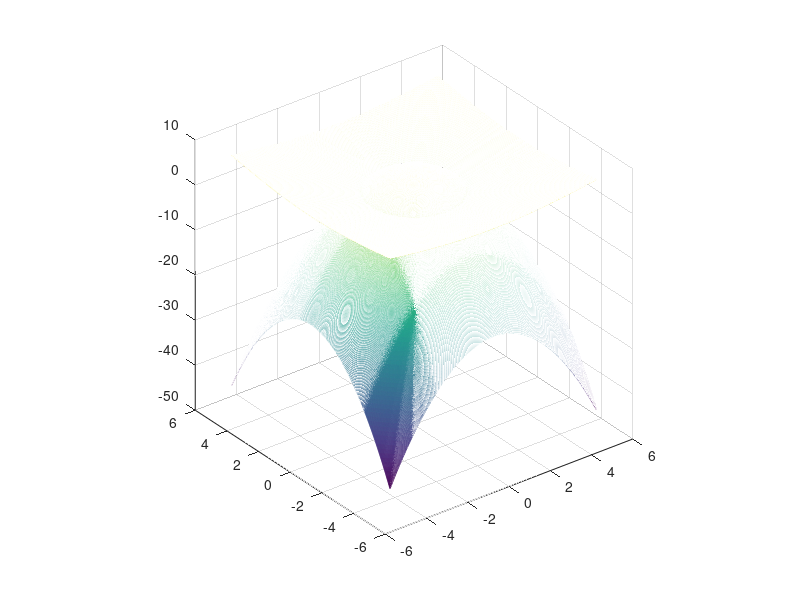

This figure's MATLAB source: (Note: this script raises an error after producing the figure.)
figure('Name', 'Bài tập 1d', 'NumberTitle', 'off')

x = -5:0.01:5;
y = -5:0.01:5;
[X, Y] = meshgrid(x, y);
Z1 = 6 - X.^2 - Y.^2;
Z2 = sqrt(X.^2 + Y.^2);
mesh(X, Y, Z1)
hold on
mesh(X, Y, Z2)
axis square
colormap('parula')
xlabel('x')
ylabel('y')
zlabel('z')